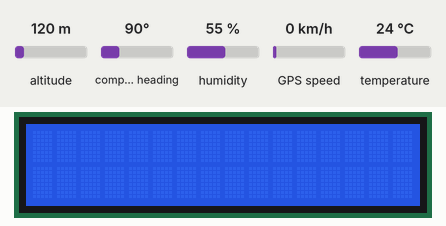
This sketch was run on a simulated Arduino Uno, built with avr-gcc and run on an emulated ATmega328P. On the bench: 16×2 character LCD. Inputs (shaded band) come from the test bench; at power-on: humidity 55 %, altitude 120 m, compass heading 90°, GPS speed 0 km/h, temperature 24 °C. The GPS gets a fix after 3 s at 37.7749, -122.4194 with 8 satellites; what the sketch prints to the serial monitor is not drawn.

Above: at 1.3 s.
1.4 s: humidity set to 22 %
At 16.3 s:
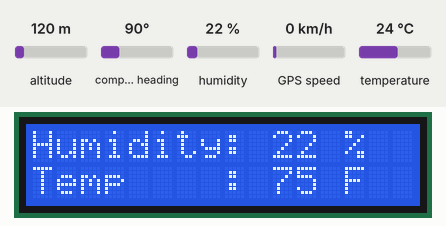
Timing chart, 0 to 17.8 s (numbered marks = the images above; inputs shaded):
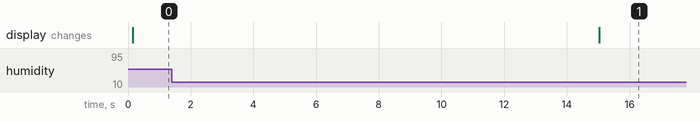

Measured:
- after the input at 1.4 s, the display: changes after 13.6 s (image 1)

The sketch:

ArduinoR3_LCD_DHT_BlueBox.ino
```cpp
/*
  LiquidCrystal 16x2 LCD display

  The circuit:
 * 5V to Breadboard
 * Ground to Breadboard

 * LCD VSS pin to ground
 * LCD VDD pin to 5V
 * LCD V0 pin to potentiometer (center pin)
    - potentiometer (pin 1 = 5V, pin 3 = ground)

 * LCD RS pin to digital pin 7
 * LCD RW pin to ground
 * LCD E nable pin to digital pin 8

 * LCD D4 pin to digital pin 9
 * LCD D5 pin to digital pin 10
 * LCD D6 pin to digital pin 11
 * LCD D7 pin to digital pin 12

 * LCD A pin to 220ohm resistor to 5V
 * LCD K pin to ground

 * DHT Sensor (S on front left)
 * DHT Pin 1 to digital pin 2
 * DHT Pin 2 to 5V
 * DHT Pin 3 to gorund

 */

// include the libraries
#include <LiquidCrystal.h>
#include <PulseSensorPlayground.h>
#include "DHT.h"

// GPS
#include <TinyGPSPlus.h>
#include <SoftwareSerial.h>

static const int RXPin = 3, TXPin = 4;
static const uint32_t GPSBaud = 9600;

// The TinyGPSPlus object
TinyGPSPlus gps;

// The serial connection to the GPS device
SoftwareSerial ss(RXPin, TXPin);

// end GPS

// Define the DHT Pin
#define DHTPIN 2

// Type of DHT Sensor
#define DHTTYPE DHT11

// Generally, you should use "unsigned long" for variables that hold time
// The value will quickly become too large for an int to store
unsigned long previousMillis = 0;  // will store last time LED was updated

// constants won't change HH UL * MM UL * SS UL * MILS UL
const unsigned long interval = 15UL * 1000UL;  // Output every 15 seconds

int humidLast = 0;
int tempLast = 0;

// const int OUTPUT_TYPE = SERIAL_PLOTTER;
// const int PULSE_INPUT = A2;
// const int PULSE_BLINK = LED_BUILTIN;
// const int PULSE_FADE = 5;
// const int THRESHOLD = 530;

// /*
//    All the PulseSensor Playground functions.
// */
// PulseSensorPlayground pulseSensor;

// Initialize DHT sensor.
DHT dht(DHTPIN, DHTTYPE);

// initialize the library with the numbers of the interface pins
LiquidCrystal lcd(7, 8, 9, 10, 11, 12);

// Calculations for Temp Sensor - BD1020
// Math:  ADC_Voltage = sensorValue * (5V/1024)
//        Tempurature = - (1000 * ADC_Voltage - 1546) / 8.2

// float BD1020_getTemp(unsigned short data) {
//   float tmp, temp;

//   tmp = (float)data * (5 / 1024);
//   temp = -(1000 * tmp - 1546) / 8.2;

//   return (temp);
// }


static const int MAX_SATELLITES = 40;

TinyGPSCustom totalGPGSVMessages(gps, "GPGSV", 1);  // $GPGSV sentence, first element
TinyGPSCustom messageNumber(gps, "GPGSV", 2);       // $GPGSV sentence, second element
TinyGPSCustom satsInView(gps, "GPGSV", 3);          // $GPGSV sentence, third element
TinyGPSCustom satNumber[4];                         // to be initialized later
TinyGPSCustom elevation[4];
TinyGPSCustom azimuth[4];
TinyGPSCustom snr[4];

struct {
  bool active;
  int elevation;
  int azimuth;
  int snr;
} sats[MAX_SATELLITES];


void setup() {
  Serial.begin(9600);
  ss.begin(GPSBaud);

  Serial.println(F("SatelliteTracker.ino"));
  Serial.println(F("Monitoring satellite location and signal strength using TinyGPSCustom"));
  Serial.print(F("Testing TinyGPSPlus library v. "));
  Serial.println(TinyGPSPlus::libraryVersion());
  Serial.println(F("by Mikal Hart"));
  Serial.println();

  // Initialize all the uninitialized TinyGPSCustom objects
  for (int i = 0; i < 4; ++i) {
    satNumber[i].begin(gps, "GPGSV", 4 + 4 * i);  // offsets 4, 8, 12, 16
    elevation[i].begin(gps, "GPGSV", 5 + 4 * i);  // offsets 5, 9, 13, 17
    azimuth[i].begin(gps, "GPGSV", 6 + 4 * i);    // offsets 6, 10, 14, 18
    snr[i].begin(gps, "GPGSV", 7 + 4 * i);        // offsets 7, 11, 15, 19
  }

  // Setup LCD
  lcd.begin(16, 2);

  // Start DHT Sensor
  dht.begin();

  // pulseSensor.analogInput(PULSE_INPUT);
  // pulseSensor.blinkOnPulse(PULSE_BLINK);
  // pulseSensor.fadeOnPulse(PULSE_FADE);

  // pulseSensor.setSerial(Serial);
  // pulseSensor.setOutputType(OUTPUT_TYPE);
  // pulseSensor.setThreshold(THRESHOLD);

  // // Now that everything is ready, start reading the PulseSensor signal.
  // if (!pulseSensor.begin()) {
  //   /*
  //      PulseSensor initialization failed,
  //      likely because our particular Arduino platform interrupts
  //      aren't supported yet.

  //      If your Sketch hangs here, try PulseSensor_BPM_Alternative.ino,
  //      which doesn't use interrupts.
  //   */
  //   for (;;) {
  //     // Flash the led to show things didn't work.
  //     digitalWrite(PULSE_BLINK, LOW);
  //     delay(50);
  //     Serial.println('!');
  //     digitalWrite(PULSE_BLINK, HIGH);
  //     delay(50);
  //   }
  // }

}

void loop() {

  unsigned long currentMillis = millis();

  if (currentMillis - previousMillis >= interval) {

    float humid = dht.readHumidity();
    int humidNow = truncf(humid * 10) / 10;

    if (humidNow != humidLast) {
      lcd.setCursor(0, 0);
      lcd.print("Humidity:       ");
      lcd.setCursor(10, 0);
      lcd.print(humidNow);
      lcd.print(" %");
      humidLast = humidNow;
    }

    float temp = dht.readTemperature();
    int tempNow = (temp * 1.8) + 32;

    if (tempNow != tempLast) {
      lcd.setCursor(0, 1);
      lcd.print("Temp    :       ");
      lcd.setCursor(10, 1);
      lcd.print(tempNow);
      lcd.print(" F");
      tempLast = tempNow;
    }

    if (ss.available() > 0) {
      Serial.print("LAT=");
      Serial.print(gps.location.lat(), 6);
      Serial.print(", ");
      Serial.print("LONG=");
      Serial.print(gps.location.lng(), 6);
      Serial.print(", ");
      Serial.print("ALT=");
      Serial.print(gps.altitude.meters());
      Serial.println();

      previousMillis += interval;
    }
  }

  if (ss.available() > 0) {
    gps.encode(ss.read());
    if (totalGPGSVMessages.isUpdated()) {
      for (int i = 0; i < 4; ++i) {
        int no = atoi(satNumber[i].value());
        // Serial.print(F("SatNumber is ")); Serial.println(no);
        if (no >= 1 && no <= MAX_SATELLITES) {
          sats[no - 1].elevation = atoi(elevation[i].value());
          sats[no - 1].azimuth = atoi(azimuth[i].value());
          sats[no - 1].snr = atoi(snr[i].value());
          sats[no - 1].active = true;
        }
      }

      int totalMessages = atoi(totalGPGSVMessages.value());
      int currentMessage = atoi(messageNumber.value());
      if (totalMessages == currentMessage) {
        Serial.print(F("Sats="));
        Serial.print(gps.satellites.value());
        Serial.print(F(" Nums="));
        for (int i = 0; i < MAX_SATELLITES; ++i) {
          if (sats[i].active) {
            Serial.print(i + 1);
            Serial.print(F(" "));
          }
        }
        Serial.print(F(" Elevation="));
        for (int i = 0; i < MAX_SATELLITES; ++i) {
          if (sats[i].active) {
            Serial.print(sats[i].elevation);
            Serial.print(F(" "));
          }
        }
        Serial.print(F(" Azimuth="));
        for (int i = 0; i < MAX_SATELLITES; ++i) {
          if (sats[i].active) {
            Serial.print(sats[i].azimuth);
            Serial.print(F(" "));
          }
        }
        Serial.print(F(" SNR="));
        for (int i = 0; i < MAX_SATELLITES; ++i) {
          if (sats[i].active) {
            Serial.print(sats[i].snr);
            Serial.print(F(" "));
          }
        }
        Serial.println();

        for (int i = 0; i < MAX_SATELLITES; ++i) {
          sats[i].active = false;
        }
      }
    }
  }
}


// int analogVal = analogRead(A0);
// float BDTemp = BD1020_getTemp(analogVal);

// Serial.print("BD1020HFV = ");
// Serial.println(BDTemp);


//   if (pulseSensor.UsingHardwareTimer) {
//     /*
//      Wait a bit.
//      We don't output every sample, because our baud rate
//      won't support that much I/O.
//   */
//     delay(20);
//     // write the latest sample to Serial.
//     pulseSensor.outputSample();
//   } else {
//     /*
//     When using a software timer, we have to check to see if it is time
//     to acquire another sample. A call to sawNewSample will do that.
// */
//     if (pulseSensor.sawNewSample()) {
//       /*
//         Every so often, send the latest Sample.
//         We don't print every sample, because our baud rate
//         won't support that much I/O.
//     */
//       if (--pulseSensor.samplesUntilReport == (byte)0) {
//         pulseSensor.samplesUntilReport = SAMPLES_PER_SERIAL_SAMPLE;
//         pulseSensor.outputSample();
//       }
//     }
//   }

//   /*
//      If a beat has happened since we last checked,
//      write the per-beat information to Serial.
//    */
//   if (pulseSensor.sawStartOfBeat()) {
//     pulseSensor.outputBeat();
//   }
```
